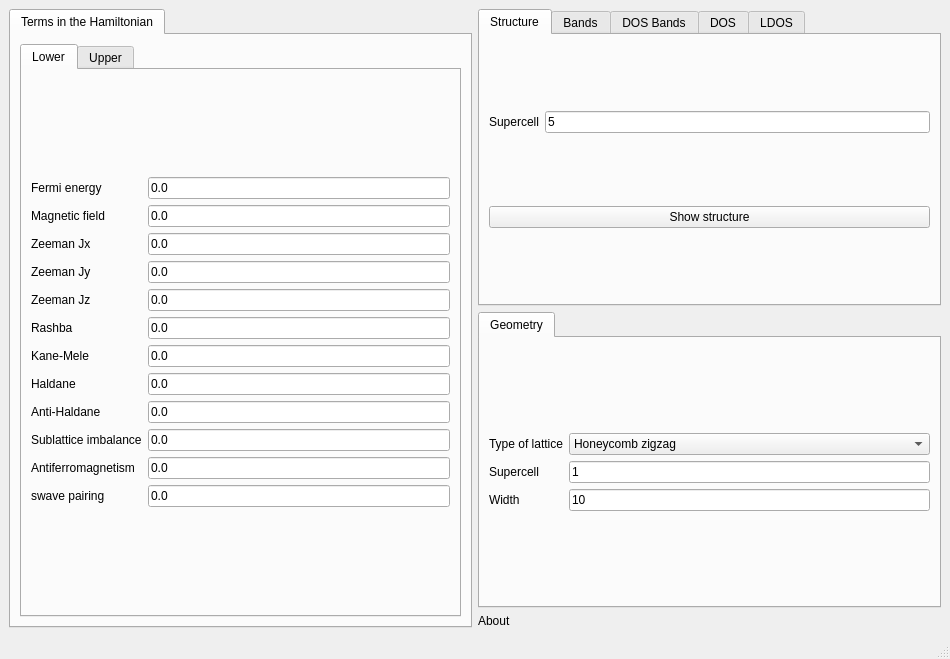
<?xml version="1.0" encoding="UTF-8"?>
<ui version="4.0">
 <class>MainWindow</class>
 <widget class="QMainWindow" name="MainWindow">
  <property name="geometry">
   <rect>
    <x>0</x>
    <y>0</y>
    <width>950</width>
    <height>659</height>
   </rect>
  </property>
  <property name="minimumSize">
   <size>
    <width>950</width>
    <height>659</height>
   </size>
  </property>
  <property name="windowTitle">
   <string>Hybrid ribbon</string>
  </property>
  <widget class="QWidget" name="centralwidget">
   <layout class="QGridLayout" name="gridLayout_7">
    <item row="0" column="0" rowspan="3">
     <widget class="QTabWidget" name="tabWidget_2">
      <property name="currentIndex">
       <number>0</number>
      </property>
      <widget class="QWidget" name="tab_3">
       <attribute name="title">
        <string>Terms in the Hamiltonian</string>
       </attribute>
       <layout class="QGridLayout" name="gridLayout_15">
        <item row="0" column="0">
         <widget class="QTabWidget" name="tabWidget_4">
          <property name="currentIndex">
           <number>0</number>
          </property>
          <widget class="QWidget" name="tab_11">
           <attribute name="title">
            <string>Lower</string>
           </attribute>
           <layout class="QGridLayout" name="gridLayout_17">
            <item row="0" column="0">
             <layout class="QGridLayout" name="gridLayout_10">
              <item row="4" column="0">
               <widget class="QLabel" name="label_38">
                <property name="text">
                 <string>Zeeman Jz</string>
                </property>
               </widget>
              </item>
              <item row="4" column="1">
               <widget class="QLineEdit" name="Bz_2">
                <property name="text">
                 <string>0.0</string>
                </property>
               </widget>
              </item>
              <item row="10" column="1">
               <widget class="QLineEdit" name="mAF_2">
                <property name="text">
                 <string>0.0</string>
                </property>
               </widget>
              </item>
              <item row="11" column="0">
               <widget class="QLabel" name="label_42">
                <property name="text">
                 <string>swave pairing</string>
                </property>
               </widget>
              </item>
              <item row="2" column="0">
               <widget class="QLabel" name="label_36">
                <property name="text">
                 <string>Zeeman Jx</string>
                </property>
               </widget>
              </item>
              <item row="2" column="1">
               <widget class="QLineEdit" name="Bx_2">
                <property name="text">
                 <string>0.0</string>
                </property>
               </widget>
              </item>
              <item row="9" column="0">
               <widget class="QLabel" name="label_22">
                <property name="text">
                 <string>Sublattice imbalance</string>
                </property>
               </widget>
              </item>
              <item row="0" column="1">
               <widget class="QLineEdit" name="fermi_2">
                <property name="enabled">
                 <bool>true</bool>
                </property>
                <property name="text">
                 <string>0.0</string>
                </property>
               </widget>
              </item>
              <item row="3" column="0">
               <widget class="QLabel" name="label_34">
                <property name="text">
                 <string>Zeeman Jy</string>
                </property>
               </widget>
              </item>
              <item row="9" column="1">
               <widget class="QLineEdit" name="mAB_2">
                <property name="text">
                 <string>0.0</string>
                </property>
               </widget>
              </item>
              <item row="7" column="0">
               <widget class="QLabel" name="label_41">
                <property name="text">
                 <string>Haldane</string>
                </property>
               </widget>
              </item>
              <item row="7" column="1">
               <widget class="QLineEdit" name="haldane_2">
                <property name="text">
                 <string>0.0</string>
                </property>
               </widget>
              </item>
              <item row="8" column="1">
               <widget class="QLineEdit" name="antihaldane_2">
                <property name="text">
                 <string>0.0</string>
                </property>
               </widget>
              </item>
              <item row="3" column="1">
               <widget class="QLineEdit" name="By_2">
                <property name="text">
                 <string>0.0</string>
                </property>
               </widget>
              </item>
              <item row="5" column="0">
               <widget class="QLabel" name="label_32">
                <property name="text">
                 <string>Rashba</string>
                </property>
               </widget>
              </item>
              <item row="6" column="1">
               <widget class="QLineEdit" name="kanemele_2">
                <property name="text">
                 <string>0.0</string>
                </property>
               </widget>
              </item>
              <item row="10" column="0">
               <widget class="QLabel" name="label_39">
                <property name="text">
                 <string>Antiferromagnetism</string>
                </property>
               </widget>
              </item>
              <item row="6" column="0">
               <widget class="QLabel" name="label_33">
                <property name="text">
                 <string>Kane-Mele</string>
                </property>
               </widget>
              </item>
              <item row="0" column="0">
               <widget class="QLabel" name="label_37">
                <property name="text">
                 <string>Fermi energy</string>
                </property>
               </widget>
              </item>
              <item row="5" column="1">
               <widget class="QLineEdit" name="rashba_2">
                <property name="text">
                 <string>0.0</string>
                </property>
               </widget>
              </item>
              <item row="11" column="1">
               <widget class="QLineEdit" name="swave_2">
                <property name="text">
                 <string>0.0</string>
                </property>
               </widget>
              </item>
              <item row="8" column="0">
               <widget class="QLabel" name="label_40">
                <property name="text">
                 <string>Anti-Haldane</string>
                </property>
               </widget>
              </item>
              <item row="1" column="1">
               <widget class="QLineEdit" name="peierls_2">
                <property name="text">
                 <string>0.0</string>
                </property>
               </widget>
              </item>
              <item row="1" column="0">
               <widget class="QLabel" name="label_19">
                <property name="text">
                 <string>Magnetic field</string>
                </property>
               </widget>
              </item>
             </layout>
            </item>
           </layout>
          </widget>
          <widget class="QWidget" name="tab_8">
           <attribute name="title">
            <string>Upper</string>
           </attribute>
           <layout class="QGridLayout" name="gridLayout_16">
            <item row="0" column="0">
             <layout class="QGridLayout" name="gridLayout">
              <item row="10" column="1">
               <widget class="QLineEdit" name="mAF">
                <property name="text">
                 <string>0.0</string>
                </property>
               </widget>
              </item>
              <item row="5" column="0">
               <widget class="QLabel" name="label_10">
                <property name="text">
                 <string>Rashba</string>
                </property>
               </widget>
              </item>
              <item row="10" column="0">
               <widget class="QLabel" name="label_13">
                <property name="text">
                 <string>Antiferromagnetism</string>
                </property>
               </widget>
              </item>
              <item row="4" column="0">
               <widget class="QLabel" name="label_5">
                <property name="text">
                 <string>Zeeman Jz</string>
                </property>
               </widget>
              </item>
              <item row="8" column="0">
               <widget class="QLabel" name="label_25">
                <property name="text">
                 <string>Anti-Haldane</string>
                </property>
               </widget>
              </item>
              <item row="6" column="1">
               <widget class="QLineEdit" name="kanemele">
                <property name="text">
                 <string>0.0</string>
                </property>
               </widget>
              </item>
              <item row="7" column="1">
               <widget class="QLineEdit" name="haldane">
                <property name="text">
                 <string>0.0</string>
                </property>
               </widget>
              </item>
              <item row="4" column="1">
               <widget class="QLineEdit" name="Bz">
                <property name="text">
                 <string>0.0</string>
                </property>
               </widget>
              </item>
              <item row="3" column="1">
               <widget class="QLineEdit" name="By">
                <property name="text">
                 <string>0.0</string>
                </property>
               </widget>
              </item>
              <item row="0" column="0">
               <widget class="QLabel" name="label">
                <property name="text">
                 <string>Fermi energy</string>
                </property>
               </widget>
              </item>
              <item row="6" column="0">
               <widget class="QLabel" name="label_11">
                <property name="text">
                 <string>Kane-Mele</string>
                </property>
               </widget>
              </item>
              <item row="3" column="0">
               <widget class="QLabel" name="label_4">
                <property name="text">
                 <string>Zeeman Jy</string>
                </property>
               </widget>
              </item>
              <item row="0" column="1">
               <widget class="QLineEdit" name="fermi">
                <property name="enabled">
                 <bool>true</bool>
                </property>
                <property name="text">
                 <string>0.0</string>
                </property>
               </widget>
              </item>
              <item row="9" column="1">
               <widget class="QLineEdit" name="mAB">
                <property name="text">
                 <string>0.0</string>
                </property>
               </widget>
              </item>
              <item row="5" column="1">
               <widget class="QLineEdit" name="rashba">
                <property name="text">
                 <string>0.0</string>
                </property>
               </widget>
              </item>
              <item row="2" column="1">
               <widget class="QLineEdit" name="Bx">
                <property name="text">
                 <string>0.0</string>
                </property>
               </widget>
              </item>
              <item row="8" column="1">
               <widget class="QLineEdit" name="antihaldane">
                <property name="text">
                 <string>0.0</string>
                </property>
               </widget>
              </item>
              <item row="9" column="0">
               <widget class="QLabel" name="label_12">
                <property name="text">
                 <string>Sublattice imbalance</string>
                </property>
               </widget>
              </item>
              <item row="7" column="0">
               <widget class="QLabel" name="label_24">
                <property name="text">
                 <string>Haldane</string>
                </property>
               </widget>
              </item>
              <item row="11" column="0">
               <widget class="QLabel" name="label_26">
                <property name="text">
                 <string>swave pairing</string>
                </property>
               </widget>
              </item>
              <item row="11" column="1">
               <widget class="QLineEdit" name="swave">
                <property name="text">
                 <string>0.0</string>
                </property>
               </widget>
              </item>
              <item row="2" column="0">
               <widget class="QLabel" name="label_3">
                <property name="text">
                 <string>Zeeman Jx</string>
                </property>
               </widget>
              </item>
              <item row="1" column="0">
               <widget class="QLabel" name="label_14">
                <property name="text">
                 <string>Magnetic field</string>
                </property>
               </widget>
              </item>
              <item row="1" column="1">
               <widget class="QLineEdit" name="peierls">
                <property name="text">
                 <string>0.0</string>
                </property>
               </widget>
              </item>
             </layout>
            </item>
           </layout>
          </widget>
         </widget>
        </item>
       </layout>
      </widget>
     </widget>
    </item>
    <item row="0" column="1">
     <widget class="QTabWidget" name="tabWidget_3">
      <property name="currentIndex">
       <number>0</number>
      </property>
      <widget class="QWidget" name="tab_4">
       <attribute name="title">
        <string>Structure</string>
       </attribute>
       <layout class="QGridLayout" name="gridLayout_8">
        <item row="0" column="0">
         <layout class="QGridLayout" name="gridLayout_3">
          <item row="0" column="0">
           <widget class="QLabel" name="label_7">
            <property name="text">
             <string>Supercell</string>
            </property>
           </widget>
          </item>
          <item row="0" column="1">
           <widget class="QLineEdit" name="nsuper_struct">
            <property name="text">
             <string>5</string>
            </property>
           </widget>
          </item>
         </layout>
        </item>
        <item row="1" column="0">
         <widget class="QPushButton" name="show_structure">
          <property name="text">
           <string>Show structure</string>
          </property>
         </widget>
        </item>
       </layout>
      </widget>
      <widget class="QWidget" name="tab_5">
       <attribute name="title">
        <string>Bands</string>
       </attribute>
       <layout class="QGridLayout" name="gridLayout_9">
        <item row="0" column="0">
         <layout class="QGridLayout" name="gridLayout_2">
          <item row="2" column="0">
           <widget class="QLabel" name="label_9">
            <property name="text">
             <string># kpoints</string>
            </property>
           </widget>
          </item>
          <item row="0" column="0">
           <widget class="QLabel" name="label_15">
            <property name="text">
             <string>Operator</string>
            </property>
           </widget>
          </item>
          <item row="0" column="1">
           <widget class="QComboBox" name="bands_color">
            <property name="currentIndex">
             <number>0</number>
            </property>
            <item>
             <property name="text">
              <string>None</string>
             </property>
            </item>
            <item>
             <property name="text">
              <string>y-position</string>
             </property>
            </item>
            <item>
             <property name="text">
              <string>Sx</string>
             </property>
            </item>
            <item>
             <property name="text">
              <string>Sy</string>
             </property>
            </item>
            <item>
             <property name="text">
              <string>Sz</string>
             </property>
            </item>
            <item>
             <property name="text">
              <string>Valley</string>
             </property>
            </item>
            <item>
             <property name="text">
              <string>IPR</string>
             </property>
            </item>
           </widget>
          </item>
          <item row="2" column="1">
           <widget class="QLineEdit" name="nk_bands">
            <property name="text">
             <string>100</string>
            </property>
           </widget>
          </item>
          <item row="1" column="1">
           <widget class="QComboBox" name="bands_colormap"/>
          </item>
          <item row="1" column="0">
           <widget class="QLabel" name="label_45">
            <property name="text">
             <string>Colormap</string>
            </property>
           </widget>
          </item>
         </layout>
        </item>
        <item row="1" column="0">
         <widget class="QPushButton" name="show_bands">
          <property name="text">
           <string>Band structure</string>
          </property>
         </widget>
        </item>
       </layout>
      </widget>
      <widget class="QWidget" name="tab_9">
       <attribute name="title">
        <string>DOS Bands</string>
       </attribute>
       <layout class="QGridLayout" name="gridLayout_12">
        <item row="0" column="0">
         <layout class="QGridLayout" name="gridLayout_11">
          <item row="0" column="1">
           <widget class="QLineEdit" name="delta_kbands">
            <property name="text">
             <string>0.01</string>
            </property>
           </widget>
          </item>
          <item row="0" column="0">
           <widget class="QLabel" name="label_27">
            <property name="text">
             <string>Smearing</string>
            </property>
           </widget>
          </item>
          <item row="1" column="1">
           <widget class="QLineEdit" name="ne_kbands">
            <property name="text">
             <string>400</string>
            </property>
           </widget>
          </item>
          <item row="1" column="0">
           <widget class="QLabel" name="label_28">
            <property name="text">
             <string># of energies</string>
            </property>
           </widget>
          </item>
          <item row="2" column="0">
           <widget class="QLabel" name="label_29">
            <property name="text">
             <string>Energy window</string>
            </property>
           </widget>
          </item>
          <item row="2" column="1">
           <widget class="QLineEdit" name="window_kbands">
            <property name="text">
             <string>3.0</string>
            </property>
           </widget>
          </item>
          <item row="3" column="0">
           <widget class="QLabel" name="label_30">
            <property name="text">
             <string>KPM scale</string>
            </property>
           </widget>
          </item>
          <item row="3" column="1">
           <widget class="QLineEdit" name="scale_kbands">
            <property name="text">
             <string>10.0</string>
            </property>
           </widget>
          </item>
          <item row="4" column="0">
           <widget class="QLabel" name="label_31">
            <property name="text">
             <string># vectors</string>
            </property>
           </widget>
          </item>
          <item row="4" column="1">
           <widget class="QLineEdit" name="nv_kbands">
            <property name="text">
             <string>10</string>
            </property>
           </widget>
          </item>
         </layout>
        </item>
        <item row="0" column="1">
         <widget class="QPushButton" name="show_dosbands">
          <property name="toolTip">
           <string>This is equivalent to band structure calculation, but it can be applied for very large systems</string>
          </property>
          <property name="text">
           <string>Show DOS Bands</string>
          </property>
         </widget>
        </item>
       </layout>
      </widget>
      <widget class="QWidget" name="tab_6">
       <attribute name="title">
        <string>DOS</string>
       </attribute>
       <layout class="QGridLayout" name="gridLayout_13">
        <item row="0" column="0">
         <layout class="QGridLayout" name="gridLayout_5">
          <item row="0" column="0">
           <widget class="QLabel" name="label_16">
            <property name="text">
             <string>Smearing</string>
            </property>
           </widget>
          </item>
          <item row="0" column="1">
           <widget class="QLineEdit" name="dos_delta">
            <property name="text">
             <string>0.01</string>
            </property>
           </widget>
          </item>
          <item row="1" column="0">
           <widget class="QLabel" name="label_43">
            <property name="text">
             <string>Number of k-points</string>
            </property>
           </widget>
          </item>
          <item row="1" column="1">
           <widget class="QLineEdit" name="dos_nk">
            <property name="text">
             <string>400</string>
            </property>
           </widget>
          </item>
          <item row="2" column="1">
           <widget class="QLineEdit" name="dos_ewindow">
            <property name="text">
             <string>4.0</string>
            </property>
           </widget>
          </item>
          <item row="2" column="0">
           <widget class="QLabel" name="label_44">
            <property name="text">
             <string>Energy window</string>
            </property>
           </widget>
          </item>
         </layout>
        </item>
        <item row="1" column="0">
         <widget class="QPushButton" name="show_dos">
          <property name="text">
           <string>Density of states</string>
          </property>
         </widget>
        </item>
       </layout>
      </widget>
      <widget class="QWidget" name="tab_7">
       <attribute name="title">
        <string>LDOS</string>
       </attribute>
       <layout class="QGridLayout" name="gridLayout_14">
        <item row="0" column="0">
         <layout class="QGridLayout" name="gridLayout_6">
          <item row="0" column="1">
           <widget class="QLineEdit" name="ne_ldos">
            <property name="text">
             <string>300</string>
            </property>
           </widget>
          </item>
          <item row="3" column="1">
           <widget class="QLineEdit" name="delta_ldos">
            <property name="text">
             <string>0.03</string>
            </property>
           </widget>
          </item>
          <item row="3" column="0">
           <widget class="QLabel" name="label_35">
            <property name="text">
             <string>Smearing</string>
            </property>
           </widget>
          </item>
          <item row="1" column="1">
           <widget class="QLineEdit" name="nk_ldos">
            <property name="text">
             <string>20</string>
            </property>
           </widget>
          </item>
          <item row="0" column="0">
           <widget class="QLabel" name="label_17">
            <property name="text">
             <string># of energies</string>
            </property>
           </widget>
          </item>
          <item row="1" column="0">
           <widget class="QLabel" name="label_18">
            <property name="text">
             <string># of kpoints</string>
            </property>
           </widget>
          </item>
          <item row="2" column="0">
           <widget class="QLabel" name="label_55">
            <property name="text">
             <string>Energy window</string>
            </property>
           </widget>
          </item>
          <item row="2" column="1">
           <widget class="QLineEdit" name="window_ldos">
            <property name="text">
             <string>0.5</string>
            </property>
           </widget>
          </item>
          <item row="4" column="0">
           <widget class="QLabel" name="label_56">
            <property name="text">
             <string>Supercell</string>
            </property>
           </widget>
          </item>
          <item row="4" column="1">
           <widget class="QLineEdit" name="nsuper_ldos">
            <property name="text">
             <string>5</string>
            </property>
           </widget>
          </item>
         </layout>
        </item>
        <item row="0" column="1">
         <widget class="QPushButton" name="show_interactive_ldos">
          <property name="text">
           <string>Show LDOS</string>
          </property>
         </widget>
        </item>
       </layout>
      </widget>
     </widget>
    </item>
    <item row="1" column="1">
     <widget class="QTabWidget" name="tabWidget">
      <property name="currentIndex">
       <number>0</number>
      </property>
      <property name="documentMode">
       <bool>false</bool>
      </property>
      <property name="tabsClosable">
       <bool>false</bool>
      </property>
      <property name="movable">
       <bool>false</bool>
      </property>
      <widget class="QWidget" name="tab_2">
       <attribute name="title">
        <string>Geometry</string>
       </attribute>
       <layout class="QGridLayout" name="gridLayout_18">
        <item row="0" column="0">
         <layout class="QGridLayout" name="gridLayout_4">
          <item row="0" column="0">
           <widget class="QLabel" name="label_8">
            <property name="text">
             <string>Type of lattice</string>
            </property>
           </widget>
          </item>
          <item row="0" column="1">
           <widget class="QComboBox" name="lattice">
            <item>
             <property name="text">
              <string>Honeycomb zigzag</string>
             </property>
            </item>
            <item>
             <property name="text">
              <string>Honeycomb armchair</string>
             </property>
            </item>
            <item>
             <property name="text">
              <string>Square</string>
             </property>
            </item>
            <item>
             <property name="text">
              <string>Triangular</string>
             </property>
            </item>
            <item>
             <property name="text">
              <string>Kagome</string>
             </property>
            </item>
            <item>
             <property name="text">
              <string>Lieb</string>
             </property>
            </item>
            <item>
             <property name="text">
              <string>Chain</string>
             </property>
            </item>
           </widget>
          </item>
          <item row="1" column="1">
           <widget class="QLineEdit" name="nsuper">
            <property name="text">
             <string>1</string>
            </property>
           </widget>
          </item>
          <item row="1" column="0">
           <widget class="QLabel" name="label_6">
            <property name="text">
             <string>Supercell</string>
            </property>
           </widget>
          </item>
          <item row="2" column="0">
           <widget class="QLabel" name="label_2">
            <property name="text">
             <string>Width</string>
            </property>
           </widget>
          </item>
          <item row="2" column="1">
           <widget class="QLineEdit" name="width">
            <property name="text">
             <string>10</string>
            </property>
           </widget>
          </item>
         </layout>
        </item>
       </layout>
      </widget>
     </widget>
    </item>
    <item row="2" column="1">
     <widget class="QLabel" name="label_46">
      <property name="toolTip">
       <string>This module allows to compute heterostructures consisting of two different films. You have to specify the parameters of the two films</string>
      </property>
      <property name="text">
       <string>About</string>
      </property>
     </widget>
    </item>
   </layout>
  </widget>
  <widget class="QMenuBar" name="menubar">
   <property name="geometry">
    <rect>
     <x>0</x>
     <y>0</y>
     <width>950</width>
     <height>25</height>
    </rect>
   </property>
  </widget>
  <widget class="QStatusBar" name="statusbar"/>
 </widget>
 <resources/>
 <connections/>
</ui>
